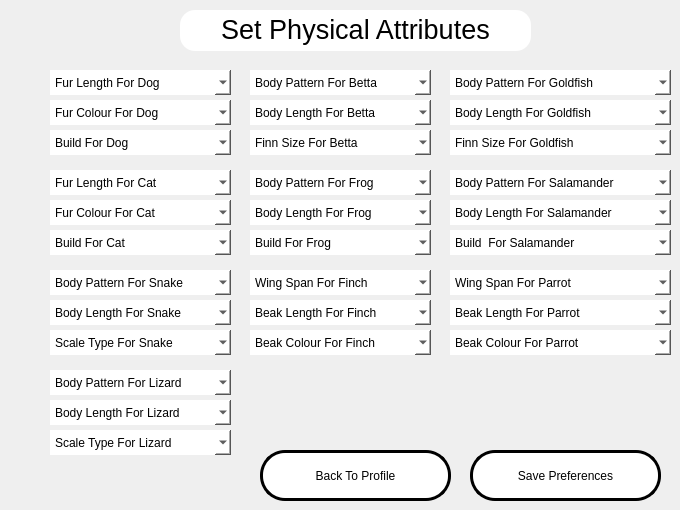
       <widget class="QWidget" name="clientSetPhysicalPreferences">
        <widget class="QComboBox" name="dogFurBuildField">
         <property name="geometry">
          <rect>
           <x>50</x>
           <y>130</y>
           <width>181</width>
           <height>25</height>
          </rect>
         </property>
         <property name="styleSheet">
          <string notr="true">#dogFurBuildField{

	background:white;
    border-radius:15px;

}</string>
         </property>
         <item>
          <property name="text">
           <string>Build For Dog</string>
          </property>
         </item>
         <item>
          <property name="text">
           <string>1 (Thin)</string>
          </property>
         </item>
         <item>
          <property name="text">
           <string>2 (Average)</string>
          </property>
         </item>
         <item>
          <property name="text">
           <string>3 (Bulky)</string>
          </property>
         </item>
        </widget>
        <widget class="QTextBrowser" name="physicalAttributesHeadLine">
         <property name="enabled">
          <bool>true</bool>
         </property>
         <property name="geometry">
          <rect>
           <x>180</x>
           <y>10</y>
           <width>351</width>
           <height>41</height>
          </rect>
         </property>
         <property name="styleSheet">
          <string notr="true">#physicalAttributesHeadLine{
		background:white;
		border-radius:15px;
	    border:none;
}</string>
         </property>
         <property name="verticalScrollBarPolicy">
          <enum>Qt::ScrollBarAlwaysOff</enum>
         </property>
         <property name="html">
          <string>&lt;!DOCTYPE HTML PUBLIC &quot;-//W3C//DTD HTML 4.0//EN&quot; &quot;http://www.w3.org/TR/REC-html40/strict.dtd&quot;&gt;
&lt;html&gt;&lt;head&gt;&lt;meta name=&quot;qrichtext&quot; content=&quot;1&quot; /&gt;&lt;style type=&quot;text/css&quot;&gt;
p, li { white-space: pre-wrap; }
&lt;/style&gt;&lt;/head&gt;&lt;body style=&quot; font-family:'Sans'; font-size:10pt; font-weight:400; font-style:normal;&quot;&gt;
&lt;p align=&quot;center&quot; style=&quot; margin-top:0px; margin-bottom:0px; margin-left:0px; margin-right:0px; -qt-block-indent:0; text-indent:0px;&quot;&gt;&lt;span style=&quot; font-size:20pt;&quot;&gt;Set Physical Attributes&lt;/span&gt;&lt;/p&gt;&lt;/body&gt;&lt;/html&gt;</string>
         </property>
        </widget>
        <widget class="QComboBox" name="dogFurColourField">
         <property name="geometry">
          <rect>
           <x>50</x>
           <y>100</y>
           <width>181</width>
           <height>25</height>
          </rect>
         </property>
         <property name="styleSheet">
          <string notr="true">#dogFurColourField{

	background:white;
    border-radius:15px;

}</string>
         </property>
         <item>
          <property name="text">
           <string>Fur Colour For Dog</string>
          </property>
         </item>
         <item>
          <property name="text">
           <string>1 (Dark Brown)</string>
          </property>
         </item>
         <item>
          <property name="text">
           <string>2 (Light Brown))</string>
          </property>
         </item>
         <item>
          <property name="text">
           <string>3 (Blonde)</string>
          </property>
         </item>
         <item>
          <property name="text">
           <string>4 (White)</string>
          </property>
         </item>
         <item>
          <property name="text">
           <string>5 (Polka Dot)</string>
          </property>
         </item>
        </widget>
        <widget class="QComboBox" name="dogFurLengthField">
         <property name="geometry">
          <rect>
           <x>50</x>
           <y>70</y>
           <width>181</width>
           <height>25</height>
          </rect>
         </property>
         <property name="styleSheet">
          <string notr="true">#dogFurLengthField{

	background:white;
    border-radius:15px;

}</string>
         </property>
         <item>
          <property name="text">
           <string>Fur Length For Dog</string>
          </property>
         </item>
         <item>
          <property name="text">
           <string>1 (Short)</string>
          </property>
         </item>
         <item>
          <property name="text">
           <string>2 (Medium)</string>
          </property>
         </item>
         <item>
          <property name="text">
           <string>3 (Long)</string>
          </property>
         </item>
        </widget>
        <widget class="QComboBox" name="catFurColourField">
         <property name="geometry">
          <rect>
           <x>50</x>
           <y>200</y>
           <width>181</width>
           <height>25</height>
          </rect>
         </property>
         <property name="styleSheet">
          <string notr="true">#catFurColourField{

	background:white;
    border-radius:15px;

}</string>
         </property>
         <item>
          <property name="text">
           <string>Fur Colour For Cat</string>
          </property>
         </item>
         <item>
          <property name="text">
           <string>1 (Dark Brown)</string>
          </property>
         </item>
         <item>
          <property name="text">
           <string>2 (Light Brown))</string>
          </property>
         </item>
         <item>
          <property name="text">
           <string>3 (Blonde)</string>
          </property>
         </item>
         <item>
          <property name="text">
           <string>4 (White)</string>
          </property>
         </item>
         <item>
          <property name="text">
           <string>5 (Polka Dot)</string>
          </property>
         </item>
        </widget>
        <widget class="QComboBox" name="catFurLengthField">
         <property name="geometry">
          <rect>
           <x>50</x>
           <y>170</y>
           <width>181</width>
           <height>25</height>
          </rect>
         </property>
         <property name="styleSheet">
          <string notr="true">#catFurLengthField{

	background:white;
    border-radius:15px;

}</string>
         </property>
         <item>
          <property name="text">
           <string>Fur Length For Cat</string>
          </property>
         </item>
         <item>
          <property name="text">
           <string>1 (Short)</string>
          </property>
         </item>
         <item>
          <property name="text">
           <string>2 (Medium)</string>
          </property>
         </item>
         <item>
          <property name="text">
           <string>3 (Long)</string>
          </property>
         </item>
        </widget>
        <widget class="QComboBox" name="catFurBuildField">
         <property name="geometry">
          <rect>
           <x>50</x>
           <y>230</y>
           <width>181</width>
           <height>25</height>
          </rect>
         </property>
         <property name="styleSheet">
          <string notr="true">#catFurBuildField{

	background:white;
    border-radius:15px;

}</string>
         </property>
         <item>
          <property name="text">
           <string>Build For Cat</string>
          </property>
         </item>
         <item>
          <property name="text">
           <string>1 (Thin)</string>
          </property>
         </item>
         <item>
          <property name="text">
           <string>2 (Average)</string>
          </property>
         </item>
         <item>
          <property name="text">
           <string>3 (Bulky)</string>
          </property>
         </item>
        </widget>
        <widget class="QComboBox" name="snakeScaleTypeField">
         <property name="geometry">
          <rect>
           <x>50</x>
           <y>330</y>
           <width>181</width>
           <height>25</height>
          </rect>
         </property>
         <property name="styleSheet">
          <string notr="true">#snakeScaleTypeField{

	background:white;
    border-radius:15px;

}</string>
         </property>
         <item>
          <property name="text">
           <string>Scale Type For Snake</string>
          </property>
         </item>
         <item>
          <property name="text">
           <string>1 (Smooth)</string>
          </property>
         </item>
         <item>
          <property name="text">
           <string>2 (Jagged)</string>
          </property>
         </item>
        </widget>
        <widget class="QComboBox" name="snakeBodyLengthField">
         <property name="geometry">
          <rect>
           <x>50</x>
           <y>300</y>
           <width>181</width>
           <height>25</height>
          </rect>
         </property>
         <property name="styleSheet">
          <string notr="true">#snakeBodyLengthField{

	background:white;
    border-radius:15px;

}</string>
         </property>
         <item>
          <property name="text">
           <string>Body Length For Snake</string>
          </property>
         </item>
         <item>
          <property name="text">
           <string>1 (Short)</string>
          </property>
         </item>
         <item>
          <property name="text">
           <string>2 (Medium)</string>
          </property>
         </item>
         <item>
          <property name="text">
           <string>3 (Long)</string>
          </property>
         </item>
        </widget>
        <widget class="QComboBox" name="snakeBodyPatternField">
         <property name="geometry">
          <rect>
           <x>50</x>
           <y>270</y>
           <width>181</width>
           <height>25</height>
          </rect>
         </property>
         <property name="styleSheet">
          <string notr="true">#snakeBodyPatternField{

	background:white;
    border-radius:15px;

}</string>
         </property>
         <item>
          <property name="text">
           <string>Body Pattern For Snake</string>
          </property>
         </item>
         <item>
          <property name="text">
           <string>1 (Dotted)</string>
          </property>
         </item>
         <item>
          <property name="text">
           <string>2 (Stripped)</string>
          </property>
         </item>
        </widget>
        <widget class="QComboBox" name="lizardBodyLengthField">
         <property name="geometry">
          <rect>
           <x>50</x>
           <y>400</y>
           <width>181</width>
           <height>25</height>
          </rect>
         </property>
         <property name="styleSheet">
          <string notr="true">#lizardBodyLengthField{

	background:white;
    border-radius:15px;

}</string>
         </property>
         <item>
          <property name="text">
           <string>Body Length For Lizard</string>
          </property>
         </item>
         <item>
          <property name="text">
           <string>1 (Short)</string>
          </property>
         </item>
         <item>
          <property name="text">
           <string>2 (Medium)</string>
          </property>
         </item>
         <item>
          <property name="text">
           <string>3 (Long)</string>
          </property>
         </item>
        </widget>
        <widget class="QComboBox" name="lizardScaleTypeField">
         <property name="geometry">
          <rect>
           <x>50</x>
           <y>430</y>
           <width>181</width>
           <height>25</height>
          </rect>
         </property>
         <property name="styleSheet">
          <string notr="true">#lizardScaleTypeField{

	background:white;
    border-radius:15px;

}</string>
         </property>
         <item>
          <property name="text">
           <string>Scale Type For Lizard</string>
          </property>
         </item>
         <item>
          <property name="text">
           <string>1 (Smooth)</string>
          </property>
         </item>
         <item>
          <property name="text">
           <string>2 (Jagged)</string>
          </property>
         </item>
        </widget>
        <widget class="QComboBox" name="lizardBodyPatternField">
         <property name="geometry">
          <rect>
           <x>50</x>
           <y>370</y>
           <width>181</width>
           <height>25</height>
          </rect>
         </property>
         <property name="styleSheet">
          <string notr="true">#lizardBodyPatternField{

	background:white;
    border-radius:15px;

}</string>
         </property>
         <item>
          <property name="text">
           <string>Body Pattern For Lizard</string>
          </property>
         </item>
         <item>
          <property name="text">
           <string>1 (Dotted)</string>
          </property>
         </item>
         <item>
          <property name="text">
           <string>2 (Stripped)</string>
          </property>
         </item>
        </widget>
        <widget class="QComboBox" name="bettaBodyLengthField">
         <property name="geometry">
          <rect>
           <x>250</x>
           <y>100</y>
           <width>181</width>
           <height>25</height>
          </rect>
         </property>
         <property name="styleSheet">
          <string notr="true">#bettaBodyLengthField{

	background:white;
    border-radius:15px;

}</string>
         </property>
         <item>
          <property name="text">
           <string>Body Length For Betta</string>
          </property>
         </item>
         <item>
          <property name="text">
           <string>1 (Short)</string>
          </property>
         </item>
         <item>
          <property name="text">
           <string>2 (Medium)</string>
          </property>
         </item>
         <item>
          <property name="text">
           <string>3 (Long)</string>
          </property>
         </item>
        </widget>
        <widget class="QComboBox" name="bettaFinnSizeField">
         <property name="geometry">
          <rect>
           <x>250</x>
           <y>130</y>
           <width>181</width>
           <height>25</height>
          </rect>
         </property>
         <property name="styleSheet">
          <string notr="true">#bettaFinnSizeField{

	background:white;
    border-radius:15px;

}</string>
         </property>
         <item>
          <property name="text">
           <string>Finn Size For Betta</string>
          </property>
         </item>
         <item>
          <property name="text">
           <string>1 (Short)</string>
          </property>
         </item>
         <item>
          <property name="text">
           <string>2 (Medium)</string>
          </property>
         </item>
         <item>
          <property name="text">
           <string>3 (Long)</string>
          </property>
         </item>
        </widget>
        <widget class="QComboBox" name="bettaBodyPatternField">
         <property name="geometry">
          <rect>
           <x>250</x>
           <y>70</y>
           <width>181</width>
           <height>25</height>
          </rect>
         </property>
         <property name="styleSheet">
          <string notr="true">#bettaBodyPatternField{

	background:white;
    border-radius:15px;

}</string>
         </property>
         <item>
          <property name="text">
           <string>Body Pattern For Betta</string>
          </property>
         </item>
         <item>
          <property name="text">
           <string>1 (Dotted)</string>
          </property>
         </item>
         <item>
          <property name="text">
           <string>2 (Stripped)</string>
          </property>
         </item>
        </widget>
        <widget class="QComboBox" name="goldfishFinnSizeField">
         <property name="geometry">
          <rect>
           <x>450</x>
           <y>130</y>
           <width>221</width>
           <height>25</height>
          </rect>
         </property>
         <property name="styleSheet">
          <string notr="true">#goldfishFinnSizeField{

	background:white;
    border-radius:15px;

}</string>
         </property>
         <item>
          <property name="text">
           <string>Finn Size For Goldfish</string>
          </property>
         </item>
         <item>
          <property name="text">
           <string>1 (Short)</string>
          </property>
         </item>
         <item>
          <property name="text">
           <string>2 (Medium)</string>
          </property>
         </item>
         <item>
          <property name="text">
           <string>3 (Long)</string>
          </property>
         </item>
        </widget>
        <widget class="QComboBox" name="goldfishBodyLengthField">
         <property name="geometry">
          <rect>
           <x>450</x>
           <y>100</y>
           <width>221</width>
           <height>25</height>
          </rect>
         </property>
         <property name="styleSheet">
          <string notr="true">#goldfishBodyLengthField{

	background:white;
    border-radius:15px;

}</string>
         </property>
         <item>
          <property name="text">
           <string>Body Length For Goldfish</string>
          </property>
         </item>
         <item>
          <property name="text">
           <string>1 (Short)</string>
          </property>
         </item>
         <item>
          <property name="text">
           <string>2 (Medium)</string>
          </property>
         </item>
         <item>
          <property name="text">
           <string>3 (Long)</string>
          </property>
         </item>
        </widget>
        <widget class="QComboBox" name="goldfishBodyPatternField">
         <property name="geometry">
          <rect>
           <x>450</x>
           <y>70</y>
           <width>221</width>
           <height>25</height>
          </rect>
         </property>
         <property name="styleSheet">
          <string notr="true">#goldfishBodyPatternField{

	background:white;
    border-radius:15px;

}</string>
         </property>
         <item>
          <property name="text">
           <string>Body Pattern For Goldfish</string>
          </property>
         </item>
         <item>
          <property name="text">
           <string>1 (Dotted)</string>
          </property>
         </item>
         <item>
          <property name="text">
           <string>2 (Stripped)</string>
          </property>
         </item>
        </widget>
        <widget class="QComboBox" name="salamanderBuildField">
         <property name="geometry">
          <rect>
           <x>450</x>
           <y>230</y>
           <width>221</width>
           <height>25</height>
          </rect>
         </property>
         <property name="styleSheet">
          <string notr="true">#salamanderBuildField{

	background:white;
    border-radius:15px;

}</string>
         </property>
         <item>
          <property name="text">
           <string>Build  For Salamander</string>
          </property>
         </item>
         <item>
          <property name="text">
           <string>1 (Thin)</string>
          </property>
         </item>
         <item>
          <property name="text">
           <string>2 (Average)</string>
          </property>
         </item>
         <item>
          <property name="text">
           <string>3 (Bulky)</string>
          </property>
         </item>
        </widget>
        <widget class="QComboBox" name="frogBuildField">
         <property name="geometry">
          <rect>
           <x>250</x>
           <y>230</y>
           <width>181</width>
           <height>25</height>
          </rect>
         </property>
         <property name="styleSheet">
          <string notr="true">#frogBuildField{

	background:white;
    border-radius:15px;

}</string>
         </property>
         <item>
          <property name="text">
           <string>Build For Frog</string>
          </property>
         </item>
         <item>
          <property name="text">
           <string>1 (Thin)</string>
          </property>
         </item>
         <item>
          <property name="text">
           <string>2 (Average)</string>
          </property>
         </item>
         <item>
          <property name="text">
           <string>3 (Bulky)</string>
          </property>
         </item>
        </widget>
        <widget class="QComboBox" name="frogBodyLengthField">
         <property name="geometry">
          <rect>
           <x>250</x>
           <y>200</y>
           <width>181</width>
           <height>25</height>
          </rect>
         </property>
         <property name="styleSheet">
          <string notr="true">#frogBodyLengthField{

	background:white;
    border-radius:15px;

}</string>
         </property>
         <item>
          <property name="text">
           <string>Body Length For Frog</string>
          </property>
         </item>
         <item>
          <property name="text">
           <string>1 (Short)</string>
          </property>
         </item>
         <item>
          <property name="text">
           <string>2 (Medium)</string>
          </property>
         </item>
         <item>
          <property name="text">
           <string>3 (Long)</string>
          </property>
         </item>
        </widget>
        <widget class="QComboBox" name="salamanderBodyPatternField">
         <property name="geometry">
          <rect>
           <x>450</x>
           <y>170</y>
           <width>221</width>
           <height>25</height>
          </rect>
         </property>
         <property name="styleSheet">
          <string notr="true">#salamanderBodyPatternField{

	background:white;
    border-radius:15px;

}</string>
         </property>
         <item>
          <property name="text">
           <string>Body Pattern For Salamander</string>
          </property>
         </item>
         <item>
          <property name="text">
           <string>1 (Dotted)</string>
          </property>
         </item>
         <item>
          <property name="text">
           <string>2 (Stripped)</string>
          </property>
         </item>
        </widget>
        <widget class="QComboBox" name="salamanderBodyLengthField">
         <property name="geometry">
          <rect>
           <x>450</x>
           <y>200</y>
           <width>221</width>
           <height>25</height>
          </rect>
         </property>
         <property name="styleSheet">
          <string notr="true">#salamanderBodyLengthField{

	background:white;
    border-radius:15px;

}</string>
         </property>
         <item>
          <property name="text">
           <string>Body Length For Salamander</string>
          </property>
         </item>
         <item>
          <property name="text">
           <string>1 (Short)</string>
          </property>
         </item>
         <item>
          <property name="text">
           <string>2 (Medium)</string>
          </property>
         </item>
         <item>
          <property name="text">
           <string>3 (Long)</string>
          </property>
         </item>
        </widget>
        <widget class="QComboBox" name="frogBodyPatternField">
         <property name="geometry">
          <rect>
           <x>250</x>
           <y>170</y>
           <width>181</width>
           <height>25</height>
          </rect>
         </property>
         <property name="styleSheet">
          <string notr="true">#frogBodyPatternField{

	background:white;
    border-radius:15px;

}</string>
         </property>
         <item>
          <property name="text">
           <string>Body Pattern For Frog</string>
          </property>
         </item>
         <item>
          <property name="text">
           <string>1 (Dotted)</string>
          </property>
         </item>
         <item>
          <property name="text">
           <string>2 (Stripped)</string>
          </property>
         </item>
        </widget>
        <widget class="QComboBox" name="parrotWingSpanField">
         <property name="geometry">
          <rect>
           <x>450</x>
           <y>270</y>
           <width>221</width>
           <height>25</height>
          </rect>
         </property>
         <property name="styleSheet">
          <string notr="true">#parrotWingSpanField{

	background:white;
    border-radius:15px;

}</string>
         </property>
         <item>
          <property name="text">
           <string>Wing Span For Parrot</string>
          </property>
         </item>
         <item>
          <property name="text">
           <string>1 (Short)</string>
          </property>
         </item>
         <item>
          <property name="text">
           <string>2 (Medium)</string>
          </property>
         </item>
         <item>
          <property name="text">
           <string>3 (Long)</string>
          </property>
         </item>
        </widget>
        <widget class="QComboBox" name="finchWingSpanField">
         <property name="geometry">
          <rect>
           <x>250</x>
           <y>270</y>
           <width>181</width>
           <height>25</height>
          </rect>
         </property>
         <property name="styleSheet">
          <string notr="true">#finchWingSpanField{

	background:white;
    border-radius:15px;

}</string>
         </property>
         <item>
          <property name="text">
           <string>Wing Span For Finch</string>
          </property>
         </item>
         <item>
          <property name="text">
           <string>1 (Short)</string>
          </property>
         </item>
         <item>
          <property name="text">
           <string>2 (Medium)</string>
          </property>
         </item>
         <item>
          <property name="text">
           <string>3 (Long)</string>
          </property>
         </item>
        </widget>
        <widget class="QComboBox" name="parrotBeakLengthField">
         <property name="geometry">
          <rect>
           <x>450</x>
           <y>300</y>
           <width>221</width>
           <height>25</height>
          </rect>
         </property>
         <property name="styleSheet">
          <string notr="true">#parrotBeakLengthField{

	background:white;
    border-radius:15px;

}</string>
         </property>
         <item>
          <property name="text">
           <string>Beak Length For Parrot</string>
          </property>
         </item>
         <item>
          <property name="text">
           <string>1 (Short)</string>
          </property>
         </item>
         <item>
          <property name="text">
           <string>2 (Medium)</string>
          </property>
         </item>
         <item>
          <property name="text">
           <string>3 (Long)</string>
          </property>
         </item>
        </widget>
        <widget class="QComboBox" name="finchBeakLengthField">
         <property name="geometry">
          <rect>
           <x>250</x>
           <y>300</y>
           <width>181</width>
           <height>25</height>
          </rect>
         </property>
         <property name="styleSheet">
          <string notr="true">#finchBeakLengthField{

	background:white;
    border-radius:15px;

}</string>
         </property>
         <item>
          <property name="text">
           <string>Beak Length For Finch</string>
          </property>
         </item>
         <item>
          <property name="text">
           <string>1 (Short)</string>
          </property>
         </item>
         <item>
          <property name="text">
           <string>2 (Medium)</string>
          </property>
         </item>
         <item>
          <property name="text">
           <string>3 (Long)</string>
          </property>
         </item>
        </widget>
        <widget class="QComboBox" name="parrotBeakColourField">
         <property name="geometry">
          <rect>
           <x>450</x>
           <y>330</y>
           <width>221</width>
           <height>25</height>
          </rect>
         </property>
         <property name="styleSheet">
          <string notr="true">#parrotBeakColourField{

	background:white;
    border-radius:15px;

}</string>
         </property>
         <item>
          <property name="text">
           <string>Beak Colour For Parrot</string>
          </property>
         </item>
         <item>
          <property name="text">
           <string>1 (Red)</string>
          </property>
         </item>
         <item>
          <property name="text">
           <string>2 (Orange)</string>
          </property>
         </item>
         <item>
          <property name="text">
           <string>3 (Yellow)</string>
          </property>
         </item>
         <item>
          <property name="text">
           <string>4 (Black)</string>
          </property>
         </item>
         <item>
          <property name="text">
           <string>5 (Blue)</string>
          </property>
         </item>
         <item>
          <property name="text">
           <string>6 (Mixed)</string>
          </property>
         </item>
        </widget>
        <widget class="QComboBox" name="finchBeakColourField">
         <property name="geometry">
          <rect>
           <x>250</x>
           <y>330</y>
           <width>181</width>
           <height>25</height>
          </rect>
         </property>
         <property name="styleSheet">
          <string notr="true">#finchBeakColourField{

	background:white;
    border-radius:15px;

}</string>
         </property>
         <item>
          <property name="text">
           <string>Beak Colour For Finch</string>
          </property>
         </item>
         <item>
          <property name="text">
           <string>1 (Red)</string>
          </property>
         </item>
         <item>
          <property name="text">
           <string>2 (Orange)</string>
          </property>
         </item>
         <item>
          <property name="text">
           <string>3 (Yellow)</string>
          </property>
         </item>
         <item>
          <property name="text">
           <string>4 (Black)</string>
          </property>
         </item>
         <item>
          <property name="text">
           <string>5 (Blue)</string>
          </property>
         </item>
         <item>
          <property name="text">
           <string>6 (Mixed)</string>
          </property>
         </item>
        </widget>
        <widget class="QPushButton" name="backToProfileFromPhysPageBtn">
         <property name="geometry">
          <rect>
           <x>260</x>
           <y>450</y>
           <width>191</width>
           <height>51</height>
          </rect>
         </property>
         <property name="cursor">
          <cursorShape>PointingHandCursor</cursorShape>
         </property>
         <property name="styleSheet">
          <string notr="true">#backToProfileFromPhysPageBtn{

border: 3px solid black;
background:white;
border-radius: 25px;
}

#backToProfileFromPhysPageBtn:hover{

	background:  qlineargradient( x1:0 y1:0, x2:1 y2:0, stop:0 #ffeaa7, stop:1 #fab1a0);
	color:#555;
}













</string>
         </property>
         <property name="text">
          <string>Back To Profile</string>
         </property>
        </widget>
        <widget class="QPushButton" name="saveClientPhysicalPreferencesBtn">
         <property name="geometry">
          <rect>
           <x>470</x>
           <y>450</y>
           <width>191</width>
           <height>51</height>
          </rect>
         </property>
         <property name="cursor">
          <cursorShape>PointingHandCursor</cursorShape>
         </property>
         <property name="styleSheet">
          <string notr="true">#saveClientPhysicalPreferencesBtn{

border: 3px solid black;
background:white;
border-radius: 25px;
}

#saveClientPhysicalPreferencesBtn:hover{

	background:  qlineargradient( x1:0 y1:0, x2:1 y2:0, stop:0 #ffeaa7, stop:1 #fab1a0);
	color:#555;
}













</string>
         </property>
         <property name="text">
          <string>Save Preferences</string>
         </property>
        </widget>
       </widget>
